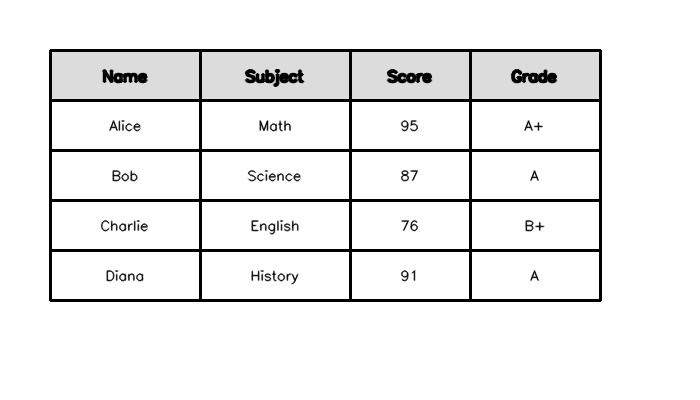
#> input picture sample_table.png, 700 x 400 px
$ python -i preprocessing.py   (imports and definitions only)
#> lines starting #> are read from the running program, lines starting #| are printed output that depends on the picture; after the words box and inside, x2 and y2 are one past the last pixel; in counts of white or black regions, pixels touching at a corner belong together
import cv2
import numpy as np

from config import (
    MAX_IMAGE_WIDTH,
    THRESHOLD_METHOD,
    NOISE_REMOVAL_METHOD,
    BLUR_KERNEL_SIZE,
    CANNY_LOW,
    CANNY_HIGH,
)


def load_image(path: str) -> np.ndarray:
    """Load an image from disk. Raises FileNotFoundError if missing."""
#> called with path = 'sample_table.png'
    img = cv2.imread(path)
#> img is the input picture: shape (400, 700, 3); min 0, max 255, mean 236.8
    if img is None:
        raise FileNotFoundError(f"Could not load image: {path}")
    return img


def resize_image(img: np.ndarray, max_width: int = MAX_IMAGE_WIDTH) -> np.ndarray:
    """Resize image proportionally so that width ≤ max_width."""
#> called with max_width = 1024
    h, w = img.shape[:2]
#> h = 400; w = 700
    if w <= max_width:
        return img
    scale = max_width / w
    new_w = int(w * scale)
    new_h = int(h * scale)
    return cv2.resize(img, (new_w, new_h), interpolation=cv2.INTER_AREA)


def to_grayscale(img: np.ndarray) -> np.ndarray:
    """Convert a BGR image to grayscale."""
    if len(img.shape) == 2:
        return img  # already grayscale
    return cv2.cvtColor(img, cv2.COLOR_BGR2GRAY)


def apply_threshold(img_gray: np.ndarray, method: str = THRESHOLD_METHOD) -> np.ndarray:
    """
    Apply thresholding to a grayscale image.
    Methods: 'otsu' (default), 'adaptive'.
    """
    if method == "otsu":
        _, thresh = cv2.threshold(img_gray, 0, 255, cv2.THRESH_BINARY + cv2.THRESH_OTSU)
    elif method == "adaptive":
        thresh = cv2.adaptiveThreshold(
            img_gray, 255,
            cv2.ADAPTIVE_THRESH_GAUSSIAN_C,
            cv2.THRESH_BINARY,
            blockSize=11,
            C=2,
        )
    else:
        raise ValueError(f"Unknown threshold method: {method}")
    return thresh


def remove_noise(img: np.ndarray, method: str = NOISE_REMOVAL_METHOD) -> np.ndarray:
    """
    Remove noise from an image.
    Methods: 'gaussian' (default), 'median'.
    """
#> called with method = 'gaussian'
    k = BLUR_KERNEL_SIZE
    if method == "gaussian":
        return cv2.GaussianBlur(img, (k, k), 0)
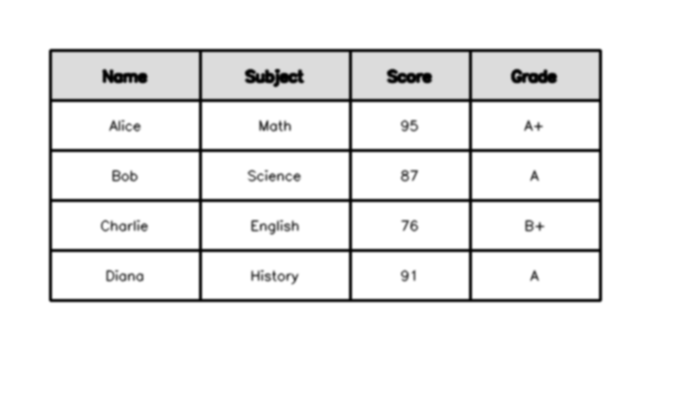
#> returned value: shape (400, 700); min 0, max 255, mean 236.8
    elif method == "median":
        return cv2.medianBlur(img, k)
    else:
        raise ValueError(f"Unknown noise removal method: {method}")


def detect_edges(img_gray: np.ndarray) -> np.ndarray:
    """Apply Canny edge detection to a grayscale image."""
    return cv2.Canny(img_gray, CANNY_LOW, CANNY_HIGH)


def preprocess(
    image_path: str,
    do_threshold: bool = True,
    do_noise_removal: bool = True,
    do_edge_detection: bool = False,
) -> dict:
    """
    Full preprocessing pipeline.

    Returns a dict with:
        - 'original':   original loaded image (resized)
        - 'gray':       grayscale version
        - 'processed':  thresholded / denoised version
        - 'edges':      edge map (if requested)
    """
    img = load_image(image_path)
    img = resize_image(img)
    gray = to_grayscale(img)

    processed = gray.copy()
    if do_noise_removal:
        processed = remove_noise(processed)
    if do_threshold:
        processed = apply_threshold(processed)
#> in apply_threshold, `_, thresh = cv2.threshold(img_gray, 0, 255, cv2.THRESH_BINARY + cv2.TH..`:
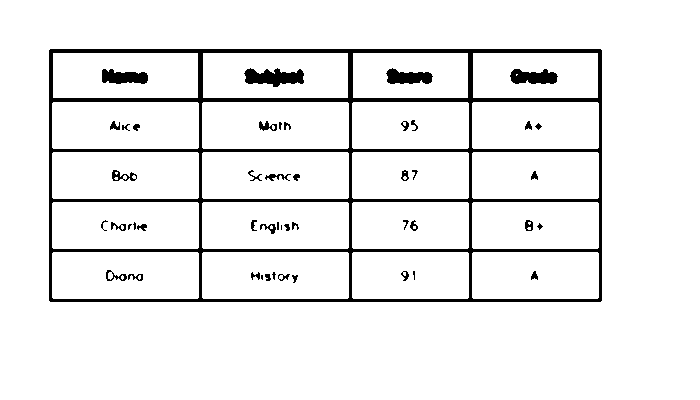
#> thresh: shape (400, 700); 93.2% white; 48 black regions (8 under 20 px), largest, box (x1, y1, x2, y2) and area: (49, 49, 602, 302) 14975, (244, 68, 304, 87) 741, (510, 69, 558, 84) 538

    result = {
        "original": img,
        "gray": gray,
        "processed": processed,
    }

    if do_edge_detection:
        result["edges"] = detect_edges(gray)

    return result

>>> result = preprocess('sample_table.png')
#> result = 3 items
